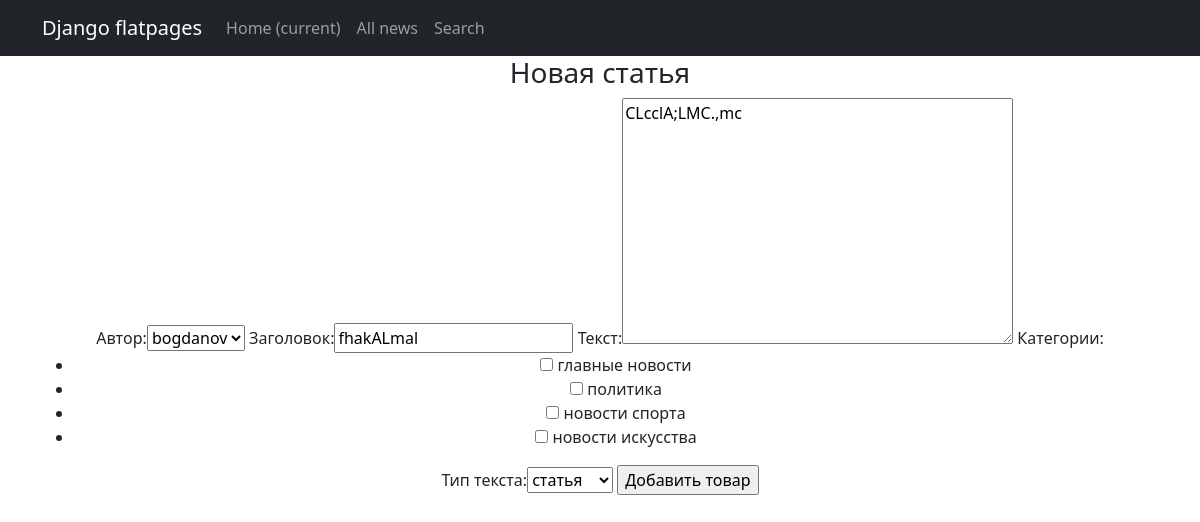
Page /news/16/edit on the committed database.
### news/models.py (models this page shows, shortened)
class Post(models.Model):
    author = models.ForeignKey(Author, on_delete=models.CASCADE)
    category = models.ManyToManyField(Category, through='PostCategory')
    type = models.CharField(max_length=2,
                            choices=POST_TYPES,
                            default=article)
    header = models.CharField(max_length=255)
    text = models.TextField()
    rank = models.IntegerField(default=0)
    created_datetime = models.DateTimeField(auto_now_add=True)

### news/views.py (the view)
# urls.py: path('<int:pk>/edit', PostUpdateView.as_view(), name='post_update'),  # Ссылка на обновление новости
class PostUpdateView(UpdateView):
    template_name = 'flatpages/post_create.html'
    form_class = PostForm
    def get_object(self, **kwargs):
        id = self.kwargs.get('pk')
        return Post.objects.get(pk=id)

### news/forms.py
class PostForm(ModelForm):
    author = CustomAuthorName(queryset=Author.objects.all(),
                              label='Автор',
                              empty_label=None)
    header = CharField(max_length=255,
                       label='Заголовок')
    text = CharField(max_length=1000,
                     label='Текст',
                     widget=Textarea)
    category = CustomCategoryName(queryset=Category.objects.all(),
                                  label='Категории',
                                  widget=CheckboxSelectMultiple)
    type = ChoiceField(choices=POST_TYPES,
                       label='Тип текста')
    class Meta:
        model = Post
        fields = ['author', 'header', 'text',
                  'category', 'type']

### news/forms.py (called while the page is built)
    def label_from_instance(self, author):
        return "%s" % author.user.username

    def label_from_instance(self, category):
        return "%s" % category.name

### templates/flatpages/post_create.html (shortened to what this page needs)
{% extends 'flatpages/default.html' %}
{% block content %}
<h3>Новая статья</h3>
<form method="POST">
    {{ form }}
    <input type="submit" value="Добавить товар">
</form>
{% endblock content %}

### rows in the picture
Post: author "bogdanov", header "fhakALmal", text "CLcclA;LMC.,mc", type "статья"
